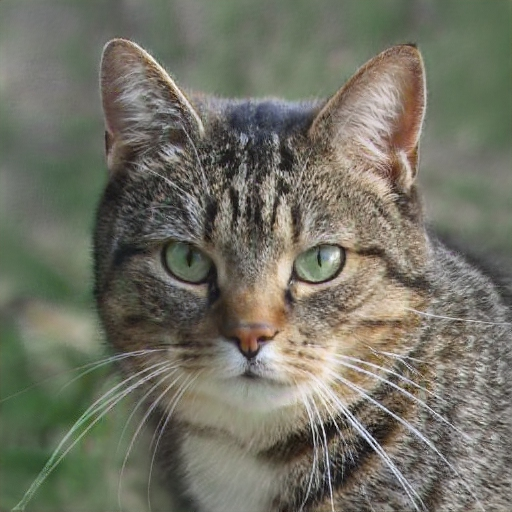
#> input picture imgg/cat.jpg, 512 x 512 px
$ python task3c.py
#> lines starting #> are read from the running program, lines starting #| are printed output that depends on the picture; after the words box and inside, x2 and y2 are one past the last pixel; in counts of white or black regions, pixels touching at a corner belong together
import numpy as np
import cv2
import matplotlib.pyplot as plt
image= cv2.imread('imgg/cat.jpg', 0)
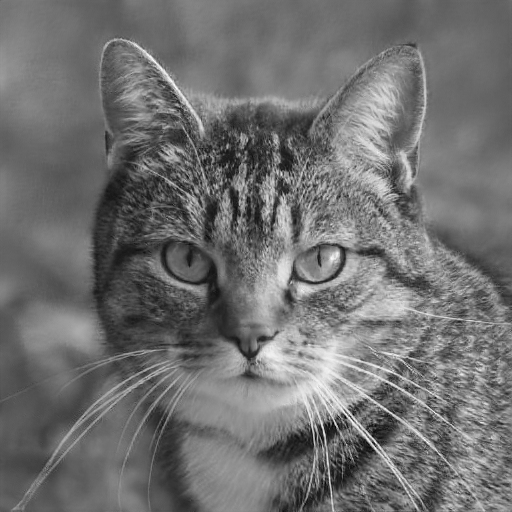
#> image: shape (512, 512); min 0, max 254, mean 112
image=cv2.resize(image,(512,512))
height,width=image.shape
#> height = 512; width = 512
def addNoise(image):
    noise_image=image.copy()
    noise=0.02
    height,width=image.shape

    for h in range(height):
        for w in range(width):
            random_val=np.random.rand()
            if random_val<noise/2:
                noise_image[h,w]=1
            if random_val<noise:
                noise_image[h,w]=0
    return noise_image


def harmonic_geometric_mean(noise_image,height,width):
    n=3
    pad_height=n//2
    pad_width=n//2
    harmonic=np.zeros_like(noise_image)
    geometric=np.zeros_like(noise_image)
    pad_image=np.pad(noise_image,((pad_height,pad_height),(pad_width,pad_width)),mode='constant')

    for h in range(height):
        for w in range(width):
            tmp_window=pad_image[h:h+n,w:w+n]
            # harmonic works well for salt noise
            harmonic_weight=n*n/np.sum(1.0 / (tmp_window + 1e-3)) #harmonic weight
            harmonic[h,w]=harmonic_weight

            # for geometric mean filter
            geometric_weight = 0
            count_non_zero = 0
            for i in range(n):
                for j in range(n):
                    if tmp_window[i][j]>0:
                        geometric_weight += np.log(tmp_window[i][j])
                        count_non_zero += 1
            if count_non_zero>0:
                geometric_weight=np.exp(geometric_weight / count_non_zero)
            else:
                geometric_weight=0

            # geometric_weight= np.prod(tmp_window) ** (1 /n*n)
            geometric[h,w]=geometric_weight

    return harmonic,geometric


def PSNR(original,noisy):
   original=original.astype(np.float64)
   noisy=noisy.astype(np.float64)
   mse = np.mean((original - noisy) ** 2)
   max_pixel_value = 255.0
   psnr = 20 * np.log10(max_pixel_value / np.sqrt(mse))
   return psnr


noise_image=addNoise(image)
#> after the loop in addNoise, `for h in range(height):`:
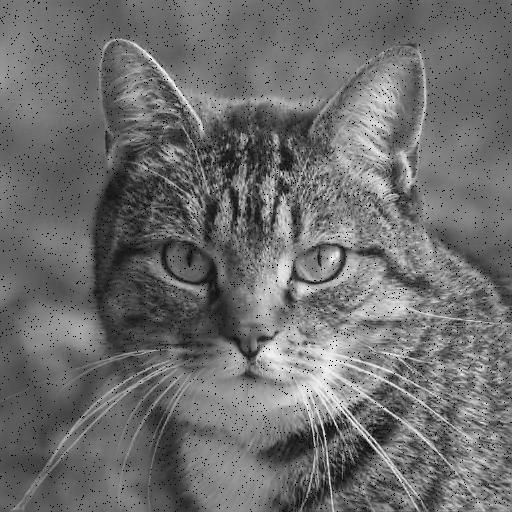
#> noise_image: shape (512, 512); 1.99% of pixels changed, all inside (x1, y1, x2, y2) = (0, 0, 512, 512)

psnr_val=PSNR(image,noise_image)
#> in PSNR, `mse = np.mean((original - noisy) ** 2)`: mse = 273.6
#> in PSNR, `psnr = 20 * np.log10(max_pixel_value / np.sqrt(mse))`: psnr = 23.76
#> psnr_val = 23.76
plt.subplot(2,2,1)
plt.imshow(image,cmap='gray')
plt.title('original image')
plt.subplot(2,2,2)
plt.imshow(noise_image,cmap='gray')

plt.title(f'psnr : {psnr_val:.2f}db')
harmonic_image,geometric_image=harmonic_geometric_mean(noise_image,height,width)
#> in harmonic_geometric_mean, `pad_image=np.pad(noise_image,((pad_height,pad_height),(pad_width,pad_w..`:
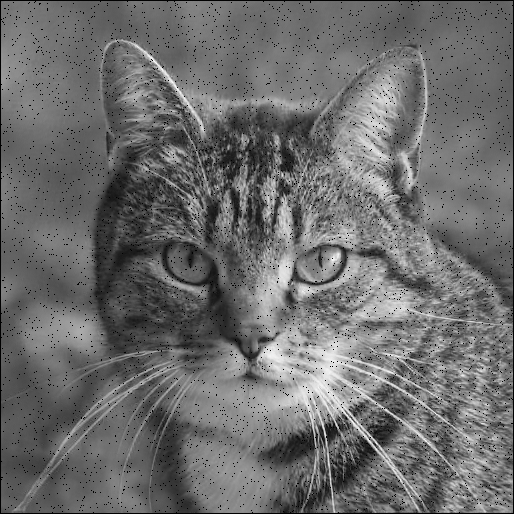
#> pad_image: shape (514, 514); min 0, max 254, mean 109
#> after the loop in harmonic_geometric_mean, `for h in range(height):`:
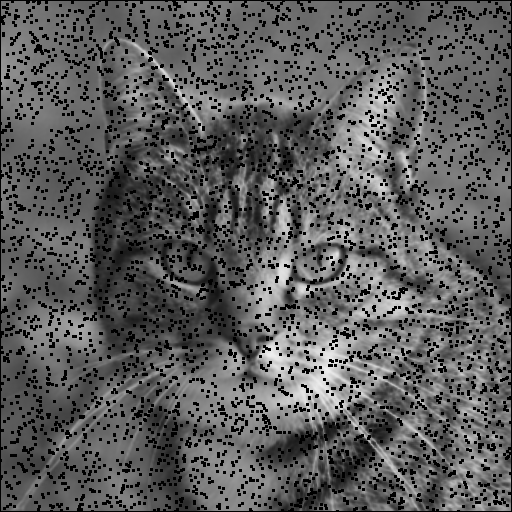
#> harmonic: shape (512, 512); min 0, max 238, mean 91.2
har=PSNR(image,harmonic_image)
#> har = 14.28
med_original=PSNR(image,geometric_image)
#> med_original = 29.12
plt.subplot(2,2,3)
plt.imshow(harmonic_image,cmap='gray')
plt.title(f'harmonic - PSNR: {har:.2f} dB')
plt.subplot(2,2,4)
plt.imshow(geometric_image,cmap='gray')
plt.title(f'geometric - PSNR: {med_original:.2f} dB')
plt.tight_layout()
plt.show()
